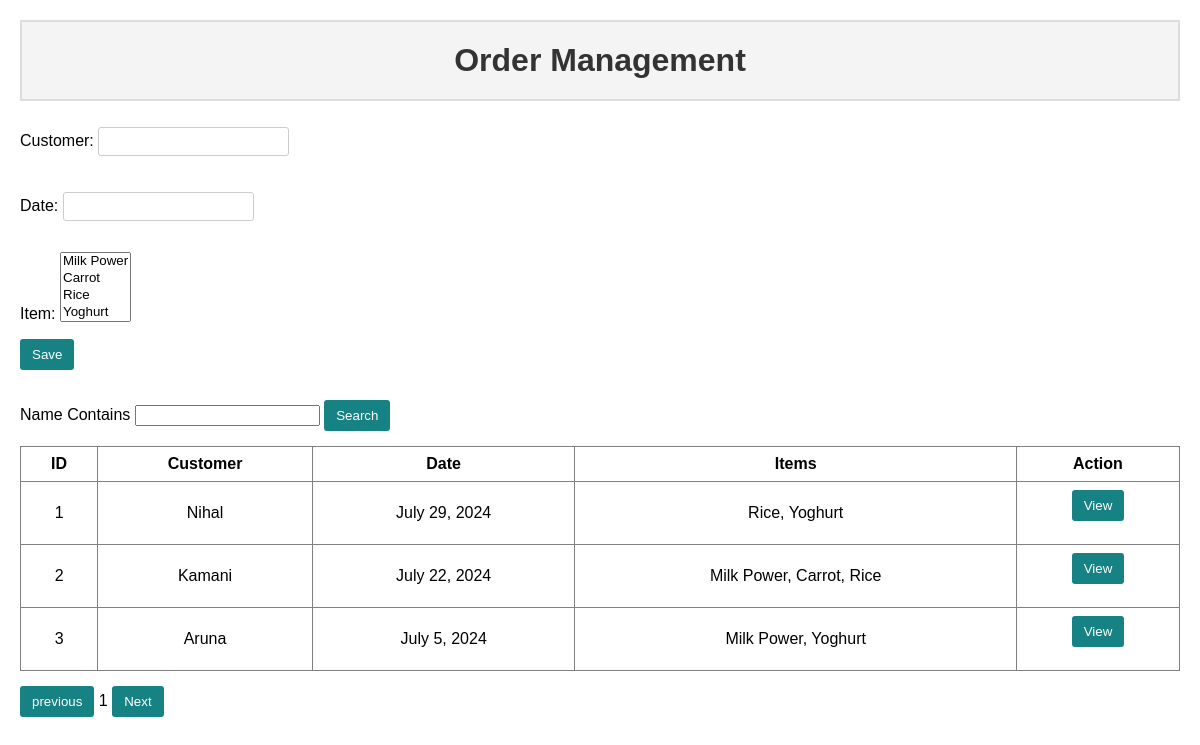
The page /app/order/ on the database its author committed.
### app/models.py (models this page shows, shortened)
class Order (models.Model):
    customer = models.CharField(max_length = 20)
    date = models.DateField()
    item = models.ManyToManyField(Item)

class Item (models.Model):
    name = models.CharField(max_length = 20)
    price = models.DecimalField(max_digits = 8, decimal_places = 2)
    image = models.ImageField(upload_to = 'items')
    category = models.ForeignKey (category, on_delete = models.CASCADE)
    unit = models.ForeignKey (Unit, on_delete = models.CASCADE)
    def __str__(self):
        return self.name

### app/views.py (the view)
# urls.py: path('order/', views.order_view),
def order_view(request) :
    orders = Order.objects.all()
    if request.method == 'POST':
        form = OrderForm(request.POST)
        if form.is_valid():
            form.save()
    else:
        form = OrderForm()
    context = {'form':form, 'ordrs':orders}
    return render(request, 'order.html', context)

### app/forms.py
class OrderForm(forms.ModelForm):
    class Meta:
        model = Order
        fields = '__all__'

### app/templates/order.html (shortened to what this page needs)
<html>
    <head>
    </head>
<h1>Order Management</h1>
<form method="POST">
    {{form.as_p}}
    <input type="submit" value="Save">
</form>
<label>Name Contains</label>
<input/>
<button>Search</button>
<table border="1">
<tr>
<th>ID</th>
<th>Customer</th>
<th>Date</th>
<th>Items</th>
<th>Action</th>
</tr>
{% for order in ordrs %}
<tr>
    <td>{{order.id}}</td>
    <td>{{order.customer}}</td>
    <td>{{order.date}}</td>
    <td>{{order.item.all|join:", "}}</td>
    <td><button>View</button></td>
</tr>
{% endfor %}
</table>
<button>previous</button>
<label>1</label>
<button>Next</button>
</html>

### app/templates/order.html (style rules this page uses)
h1 { text-align: center; background-color: #f4f4f4; border: 2px solid #ddd; padding: 20px; color: #333; }
form, label, input, button, table { margin-bottom: 15px; }
input[type="submit"], button { background-color: #178283; color: white; padding: 8px 12px; border: none; border-radius: 3px; cursor: pointer; }
input[type="text"] { padding: 6px; margin-top: 5px; border: 1px solid #ccc; border-radius: 3px; }
table { width: 100%; border-collapse: collapse; }
th, td { padding: 8px; text-align: center; }

### rows shown on the page
Order: id "1", customer "Nihal", date "July 29, 2024", item.all "Rice, Yoghurt"
Order: id "2", customer "Kamani", date "July 22, 2024", item.all "Milk Power, Carrot, Rice"
Order: id "3", customer "Aruna", date "July 5, 2024", item.all "Milk Power, Yoghurt"
